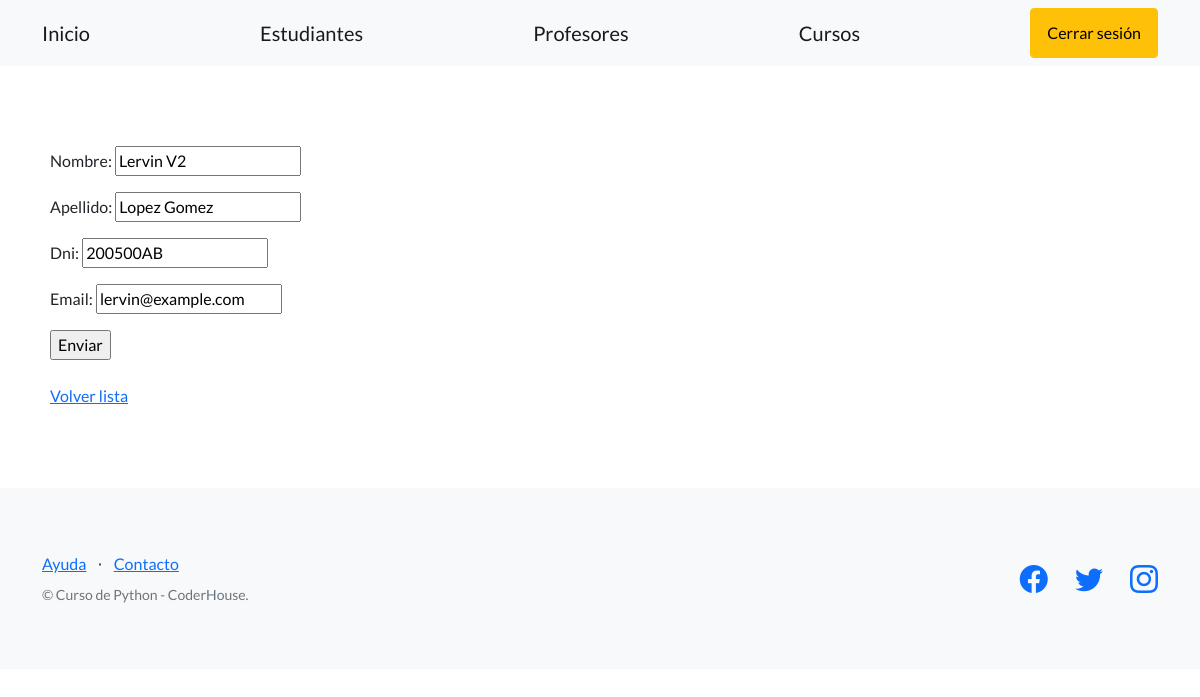
/plataforma/editar-estudiante/1/ (signed in), run on the app's committed database.
### estudiantes/models.py (models this page shows, shortened)
class Estudiante(models.Model):
    nombre = models.CharField(max_length=256)
    apellido = models.CharField(max_length=256)
    dni = models.CharField(max_length=32)
    email = models.EmailField()
    fecha_nacimiento = models.DateField(null=True)

### estudiantes/views.py (the view)
# urls.py: path('editar-estudiante/<int:pk>/', EstudianteUpdateView.as_view(), name="editar_estudiante"),
class EstudianteUpdateView(LoginRequiredMixin, UpdateView):
    model = Estudiante
    fields = ['nombre', 'apellido', 'dni', 'email']
    success_url = reverse_lazy('listar_estudiantes')
    template_name = "estudiantes/formulario_estudiante.html"

### estudiantes/templates/estudiantes/formulario_estudiante.html (shortened to what this page needs)
{% extends "estudiantes/base.html" %}
{% block contenido %}
<form method="post">
  {{ form.as_p }}
  <input type="submit" value="Enviar" />
</form>
<br>
<a href="{% url 'listar_estudiantes' %}">Volver lista</a>
{% endblock contenido %}

### data on the page
Estudiante: nombre "Lervin V2", apellido "Lopez Gomez", dni "200500AB", email "lervin@example.com"
